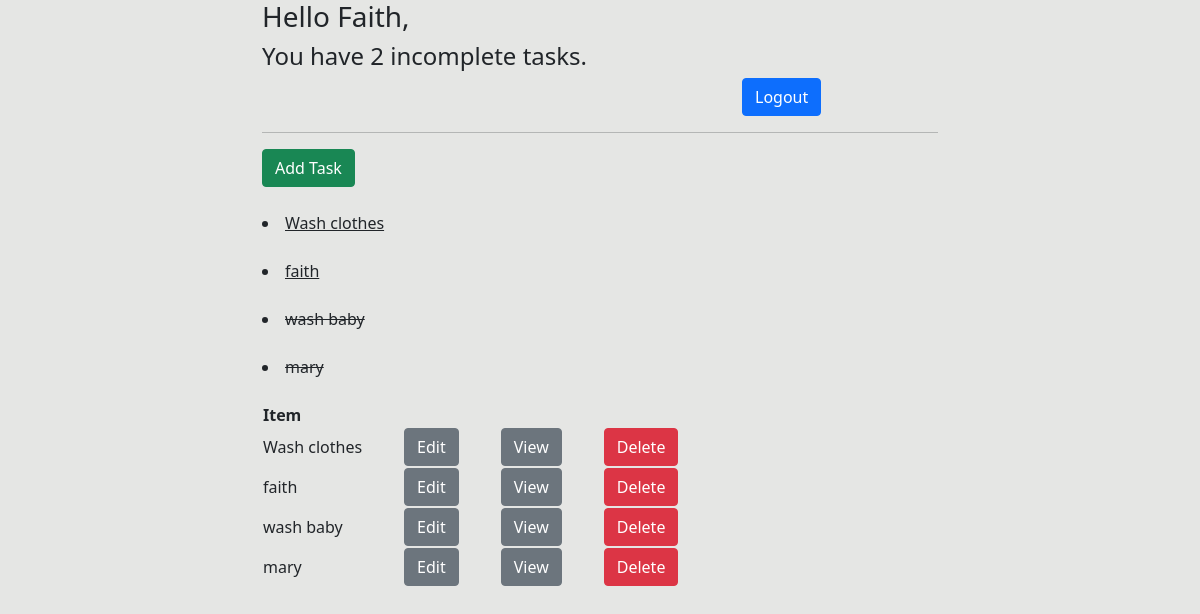
Before: / (signed in) with the older database file.
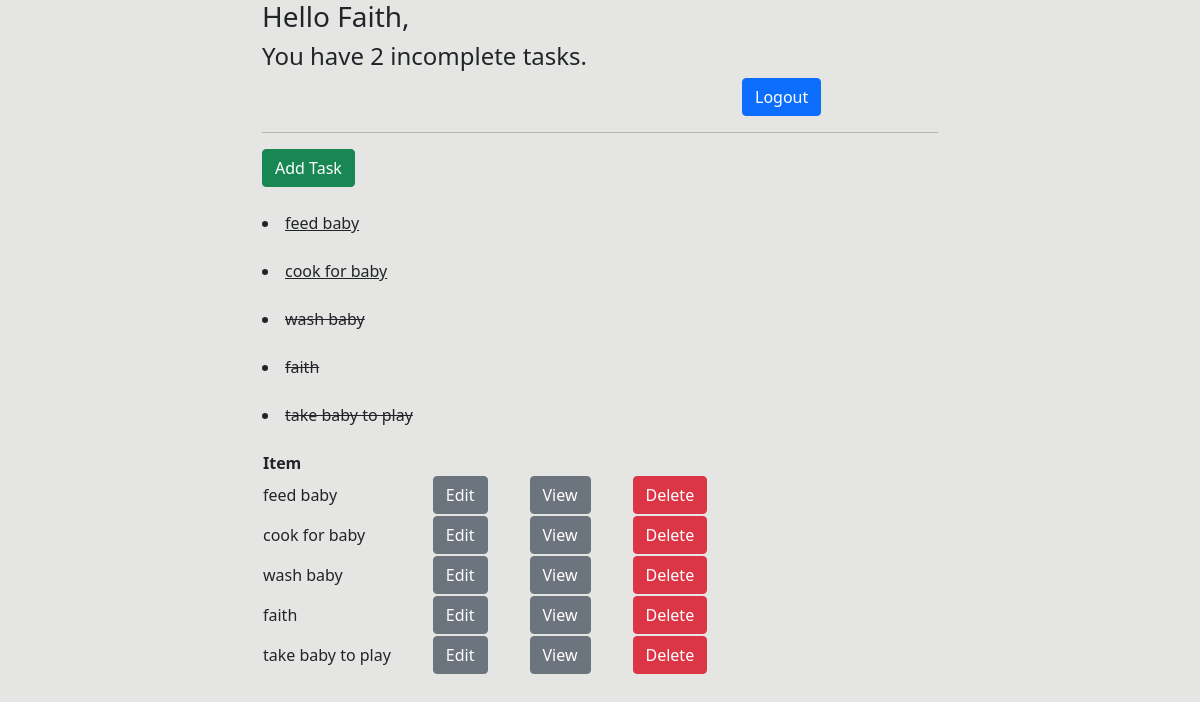
After: the same page with the newer database file.
### app_todo/models.py (models this page shows)
class Task(models.Model):
    user = models.ForeignKey(User,on_delete=models.CASCADE,null = True, blank=True )
    title =models.CharField(max_length=200,null = True, blank=True)
    description = models.TextField(null = True, blank=True)
    complete  = models.BooleanField(default=False)
    create_at = models.DateTimeField(auto_now_add=True)
    def __str__(self):
        return self.title
    class Meta:
        ordering = ['complete']

### app_todo/views.py (the view)
# urls.py: path('', TaskList.as_view(), name = 'tasks'),
class TaskList( LoginRequiredMixin, ListView):
    model = Task
    context_object_name = 'tasks'
    def get_context_data(self, **kwargs):
        context = super().get_context_data(**kwargs)
        context['tasks'] = context['tasks'].filter(user = self.request.user)
        context['count'] = context['tasks'].filter(complete = False).count()
        return context

### app_todo/templates/app_todo/task_list.html (shortened to what this page needs)
{% extends 'app_todo/base.html' %}
{% block content %}
<div class="container">
{% if request.user.is_authenticated %}
<h3>Hello {{request.user |title}},</h3>
<h4>You have {{count}} incomplete tasks.</h4>
<a href="{% url 'logout' %}" style="position: relative; left: 480px;" button type="button" class="btn btn-primary">Logout</a>
{% else %}
<a href="{% url 'login' %}">Login</a>
{% endif %}
<hr>
<a href="{% url 'task-create' %}" button type="button" class="btn btn-success">Add Task</a>
<br><br>
<table>
    <tr>
        <th>Item</th>
    </tr>
    {% for task in tasks %}
    <tr>
        <td>{{task.title}}</td>
            {% if task.complete %}
            <li><del>{{task}}</del></li>
            {% else %}
            <li><ins>{{task}}</ins></li>
            {% endif %}
            <br>
        <td><a href="{% url 'task-update' task.id %} " style="margin-left:40px" button type="button" class="btn btn-secondary">Edit</a></td>
        <td><a href="{% url 'task' task.id %} " style="margin-left:40px" button type="button" class="btn btn-secondary">View</a></td>
        <td><a href="{% url 'task-delete' task.id %}" style="margin-left:40px" button type="button" class="btn btn-danger">Delete</a></td>
    </tr>
    {% empty %}
    <h3>No item in list</h3>
    {% endfor %}
</table>
{% endblock %}

### app_todo/templates/app_todo/base.html (shortened to what this page needs)
<html lang="en">
<head>
    <link href="https://cdn.jsdelivr.net/npm/bootstrap@5.1.3/dist/css/bootstrap.min.css" rel="stylesheet">
</head>
<body>
    <div>
        <div class="main">
            {% block content    %}
            {%  endblock  %}
        </div>
    </div>
</body>
</html>

### app_todo/templates/app_todo/base.html (style rules this page uses)
body,html { background-color: #E5E6E4; }
.main { max-width: 700px; margin: auto; }

Changed rows visible on the page:
removed Task: title "Wash clothes"
removed Task: title "mary"
added Task: title "feed baby"
added Task: title "cook for baby"
shown differently, row unchanged: Task "wash baby": moves up the list
changed Task "faith": complete False → True (drawn)
added Task: title "take baby to play"
